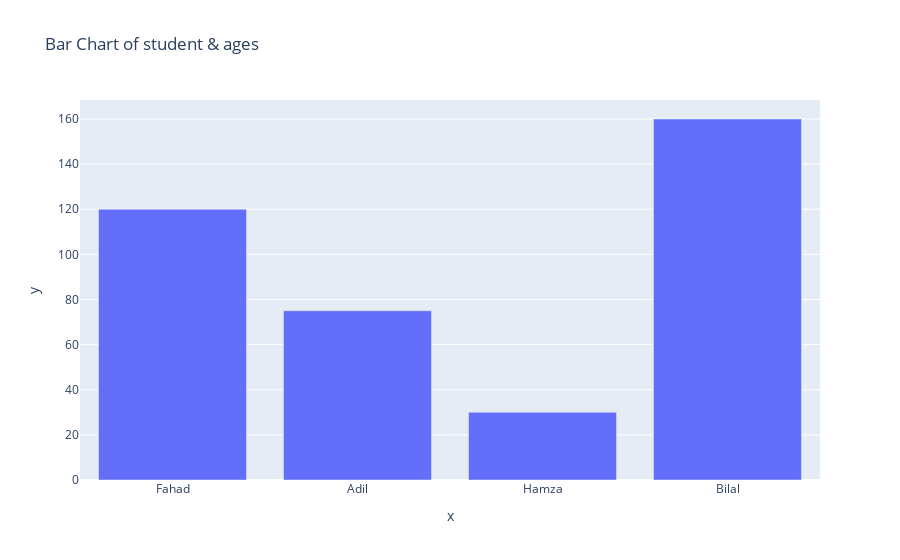

Write notebook code for a chart like this one.
### Markdown cell above
## Bar Plot
A bar plot is a graphical representation that displays categorical data using rectangular bars. The length or height of each bar corresponds to the value it represents. Bar plots are useful for comparing different groups or tracking changes over time.

### Code cell
name=['Fahad','Adil','Hamza','Bilal']
heights=[120,75,30,160]

# line chart 
fig= px.bar(x=name,y=heights, title='Bar Chart of student & ages ')
fig.show()

### Figure 1 — Plotly figure (JSON) as saved in the notebook; plotly's stock layout.template omitted (floating-point values rounded to 4 significant figures)
{"data": [{"hovertemplate": "x=%{x}<br>y=%{y}<extra></extra>", "legendgroup": "", "marker": {"color": "#636efa", "pattern": {"shape": ""}}, "name": "", "orientation": "v", "showlegend": false, "textposition": "auto", "type": "bar", "x": ["Fahad", "Adil", "Hamza", "Bilal"], "xaxis": "x", "y": [120, 75, 30, 160], "yaxis": "y"}], "layout": {"barmode": "relative", "legend": {"tracegroupgap": 0}, "title": {"text": "Bar Chart of student & ages "}, "xaxis": {"anchor": "y", "domain": [0, 1], "title": {"text": "x"}}, "yaxis": {"anchor": "x", "domain": [0, 1], "title": {"text": "y"}}}}
